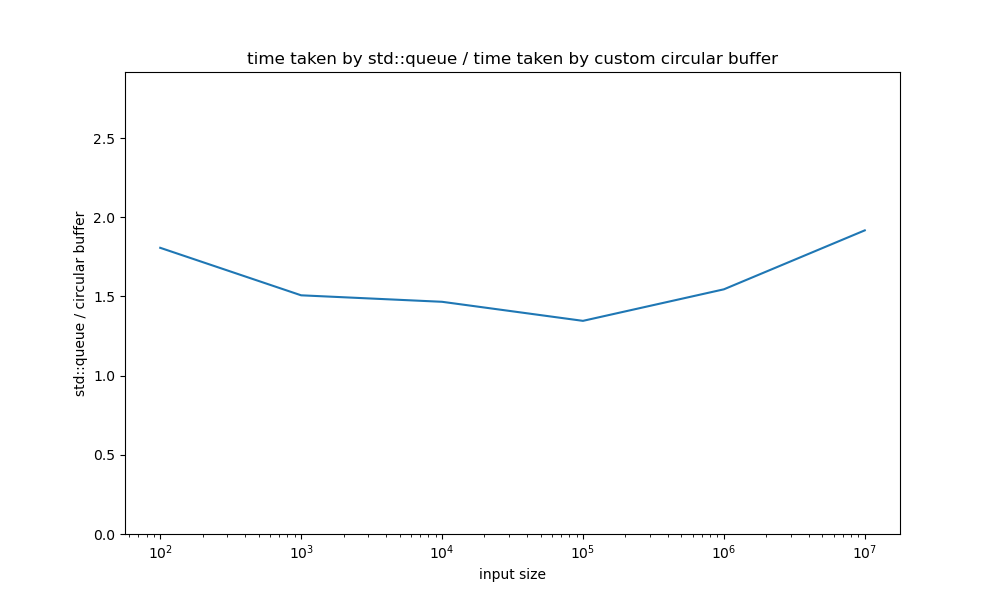

Write the Python code that produced this figure.
import matplotlib.pyplot as plt
import numpy as np

input_sizes = [100, 1000, 10000, 100000, 1000000, 10000000] # number of elements in the queue

# time in microseconds taken by circular buffer queue and std::queue, to add said number of elements
# to the queue, and then remove them
# this is taken from the output of the C++ benchmarkings (see tests.cpp)
circular_times_inefficient = np.array([0.501595, 5.042, 50.249, 509.79, 5020.54, 50351.3])
circular_times_efficient = np.array([0.206245, 1.95117, 20.3255, 211.976,2043.87,20615.5])
std_times = np.array([0.372727, 2.94086, 29.803, 285.306, 3157.88, 39526.9])

def plot(trial):
    # trial is either "efficient" or "inefficient

    if trial == "efficient":
        circular_times = circular_times_efficient
    else:
        circular_times = circular_times_inefficient
        
    # create figure for raw timings 
    plt.figure(figsize=(10, 6))
    plt.plot(input_sizes, circular_times, label='CircularBufferQueue')
    plt.plot(input_sizes, std_times, label='std::queue')
    plt.title('custom circular buffer vs std::queue (raw data)')
    plt.xlabel('input size')
    plt.ylabel('time taken (us)')
    plt.legend()

    plt.xscale('log')

    plt.savefig(f'raw_timings_{trial}.png')

    # create figure for time ratio
    time_ratio = std_times / circular_times

    plt.figure(figsize=(10, 6))
    plt.plot(input_sizes, time_ratio)
    plt.title('time taken by std::queue / time taken by custom circular buffer')
    plt.xlabel('input size')
    plt.ylabel('std::queue / circular buffer')
    plt.ylim(0, max(time_ratio) + 1)

    plt.xscale('log')

    plt.savefig(f'time_ratio_{trial}.png')

plot("efficient")
plot("inefficient")